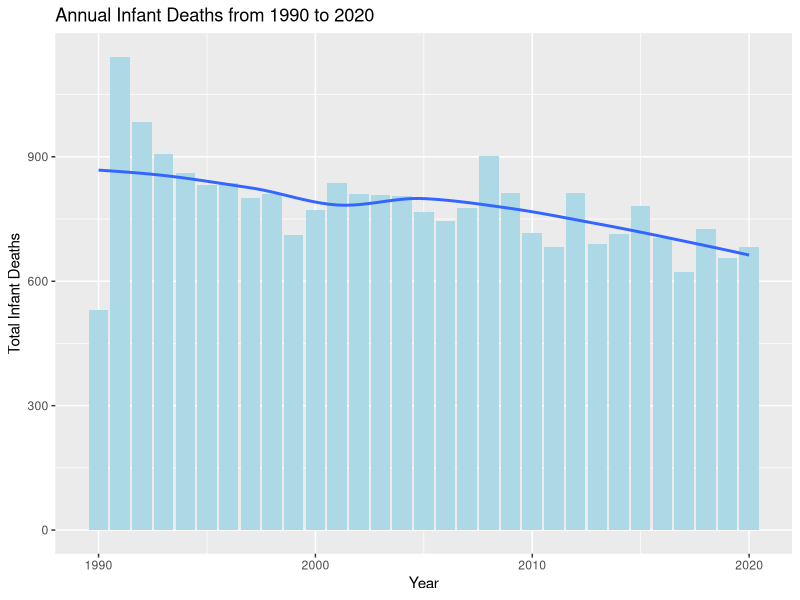

R code for this plot:
# P2: Bar Graph with Line of Best Fit (Chart 1)
library(tidyverse)
library(dplyr)
wastate_deaths <- read.csv("../data/wastate_fetaldeaths.csv")
View(wastate_deaths)
str(wastate_deaths)

# Renaming columns 
wastate_deaths <- wastate_deaths %>% rename(year = StatOverview_Full_Data_data)
wastate_deaths <- wastate_deaths %>% rename(fd_annotate = X)
wastate_deaths <- wastate_deaths %>% rename(fd_suppress = X.1)
wastate_deaths <- wastate_deaths %>% rename(location = X.2)
wastate_deaths <- wastate_deaths %>% rename(id_annotate = X.3)
wastate_deaths <- wastate_deaths %>% rename(id_ratelower = X.4)
wastate_deaths <- wastate_deaths %>% rename(id_rateupper = X.5)
wastate_deaths <- wastate_deaths %>% rename(id_suppress = X.6)
wastate_deaths <- wastate_deaths %>% rename(num_of_records = X.7)
wastate_deaths <- wastate_deaths %>% rename(fetal_deathrate = X.8)
wastate_deaths <- wastate_deaths %>% rename(fetaldeath_staterate = X.9)
wastate_deaths <- wastate_deaths %>% rename(fetal_deaths = X.10)
wastate_deaths <- wastate_deaths %>% rename(infant_deathrate = X.11)
wastate_deaths <- wastate_deaths %>% rename(infantdeath_staterate = X.12)
wastate_deaths <- wastate_deaths %>% rename(infant_deaths = X.13)
wastate_deaths <- wastate_deaths %>% rename(live_births = X.14)

# Removing unwanted columns 
wastate_deaths <- wastate_deaths[, -c(2, 3, 5, 6, 7, 8)] # removes fd_annotate, 
# fd_suppress, id_annotate, id_ratelower, id_rateupper, and
# id_suppress
# link: https://sparkbyexamples.com/r-programming/remove-column-in-r/#:~:text=2.1%20Remove%20Column%20by%20Index&text=This%20notation%20takes%20syntax%20df,the%20%E2%80%93%20(negative)%20operator.

# Removing unwanted rows
wastate_deaths <- wastate_deaths %>% filter(!row_number() %in% c(1, 2)) # removes incorrect year and 1990 rows 
# link: https://www.r-bloggers.com/2022/06/remove-rows-from-the-data-frame-in-r/ 

# Getting rid of all empty cells and replacing them with NA
wastate_deaths[wastate_deaths == "" | wastate_deaths == " "] <- NA  # Replace blank & space by NA
View(wastate_deaths) 
# link: https://statisticsglobe.com/replace-blank-by-na-in-r 


# what type of things should we include in our summary information? 

# Checking value types 
typeof(wastate_deaths$year)
typeof(wastate_deaths$location)
typeof(wastate_deaths$num_of_records)
typeof(wastate_deaths$fetal_deathrate)
typeof(wastate_deaths$fetaldeath_staterate)
typeof(wastate_deaths$fetal_deaths)
typeof(wastate_deaths$infant_deathrate)
typeof(wastate_deaths$infantdeath_staterate)
typeof(wastate_deaths$infant_deaths)
typeof(wastate_deaths$live_births)
# all output as characters 

# Changing value types from character to integer 
wastate_deaths$year <- as.integer(wastate_deaths$year)
typeof(wastate_deaths$year) # integer 

wastate_deaths$num_of_records <- as.integer(wastate_deaths$num_of_records)
typeof(wastate_deaths$num_of_records) # integer 

wastate_deaths$fetal_deathrate <- as.integer(wastate_deaths$fetal_deathrate)
typeof(wastate_deaths$fetal_deathrate) # integer 

wastate_deaths$fetaldeath_staterate <- as.integer(wastate_deaths$fetaldeath_staterate)
typeof(wastate_deaths$fetaldeath_staterate) # integer 

wastate_deaths$fetal_deaths <- as.integer(wastate_deaths$fetal_deaths)
typeof(wastate_deaths$fetal_deaths) # integer 

wastate_deaths$infant_deathrate <- as.integer(wastate_deaths$infant_deathrate)
typeof(wastate_deaths$infant_deathrate) # integer 

wastate_deaths$infantdeath_staterate <- as.integer(wastate_deaths$infantdeath_staterate)
typeof(wastate_deaths$infantdeath_staterate) # integer 

wastate_deaths$infant_deaths <- as.integer(wastate_deaths$infant_deaths)
typeof(wastate_deaths$infant_deaths) # integer 

wastate_deaths$live_births <- as.integer(wastate_deaths$live_births)
typeof(wastate_deaths$live_births) # integer 


# Grouping total infant deaths per year 
by_year <- wastate_deaths %>%
  group_by(year) %>%
  summarize(infant_deathstotal = sum(infant_deaths, na.rm = TRUE))
View(by_year) 


# Creating a bar graph with a line of best fit (set it to a variable to call it in the index.rmd)
infant_deaths_bargraph <- ggplot(data = by_year) + 
  geom_col(mapping = aes(
    x = year, 
    y = infant_deathstotal
  ), 
  fill = "lightblue"
  ) + 
  scale_y_continuous(labels = scales:: comma) +
  labs(
    x = "Year",
    y = "Total Infant Deaths",
    title = "Annual Infant Deaths from 1990 to 2020",
    alt = "Total Infant Deaths Per Year from 1990 to 2020"
  ) + 
  geom_smooth(aes(x = year, y = infant_deathstotal), se = FALSE)
infant_deaths_bargraph











